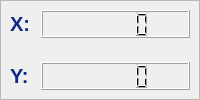
                           <widget class="QFrame" name="xyposFrame">
                            <property name="styleSheet">
                             <string notr="true"/>
                            </property>
                            <property name="frameShape">
                             <enum>QFrame::Shape::StyledPanel</enum>
                            </property>
                            <property name="frameShadow">
                             <enum>QFrame::Shadow::Raised</enum>
                            </property>
                            <layout class="QVBoxLayout" name="verticalLayout_48">
                             <property name="leftMargin">
                              <number>0</number>
                             </property>
                             <property name="topMargin">
                              <number>0</number>
                             </property>
                             <property name="rightMargin">
                              <number>0</number>
                             </property>
                             <property name="bottomMargin">
                              <number>0</number>
                             </property>
                             <item>
                              <widget class="QWidget" name="widget_23" native="true">
                               <layout class="QHBoxLayout" name="horizontalLayout_55" stretch="1,3">
                                <property name="spacing">
                                 <number>6</number>
                                </property>
                                <property name="leftMargin">
                                 <number>9</number>
                                </property>
                                <property name="rightMargin">
                                 <number>9</number>
                                </property>
                                <item>
                                 <widget class="QLabel" name="label_18">
                                  <property name="maximumSize">
                                   <size>
                                    <width>25</width>
                                    <height>16777215</height>
                                   </size>
                                  </property>
                                  <property name="styleSheet">
                                   <string notr="true">QLabel {
    color: rgb(16, 42, 131);
    font-weight: bold;
    font-size: 20px;
    border: none;
}</string>
                                  </property>
                                  <property name="text">
                                   <string>X:</string>
                                  </property>
                                 </widget>
                                </item>
                                <item>
                                 <widget class="QLCDNumber" name="xoffsetLCDNumber">
                                  <property name="sizePolicy">
                                   <sizepolicy hsizetype="Expanding" vsizetype="Expanding">
                                    <horstretch>0</horstretch>
                                    <verstretch>0</verstretch>
                                   </sizepolicy>
                                  </property>
                                  <property name="minimumSize">
                                   <size>
                                    <width>100</width>
                                    <height>0</height>
                                   </size>
                                  </property>
                                 </widget>
                                </item>
                               </layout>
                              </widget>
                             </item>
                             <item>
                              <widget class="QWidget" name="widget_31" native="true">
                               <layout class="QHBoxLayout" name="horizontalLayout_56" stretch="1,3">
                                <item>
                                 <widget class="QLabel" name="label_19">
                                  <property name="maximumSize">
                                   <size>
                                    <width>25</width>
                                    <height>16777215</height>
                                   </size>
                                  </property>
                                  <property name="styleSheet">
                                   <string notr="true">QLabel {
    color: rgb(16, 42, 131);
    font-weight: bold;
    font-size: 20px;
    border: none;
}</string>
                                  </property>
                                  <property name="text">
                                   <string>Y:</string>
                                  </property>
                                 </widget>
                                </item>
                                <item>
                                 <widget class="QLCDNumber" name="yoffsetLCDNumber">
                                  <property name="sizePolicy">
                                   <sizepolicy hsizetype="Expanding" vsizetype="Expanding">
                                    <horstretch>0</horstretch>
                                    <verstretch>0</verstretch>
                                   </sizepolicy>
                                  </property>
                                  <property name="minimumSize">
                                   <size>
                                    <width>100</width>
                                    <height>0</height>
                                   </size>
                                  </property>
                                 </widget>
                                </item>
                               </layout>
                              </widget>
                             </item>
                            </layout>
                           </widget>
